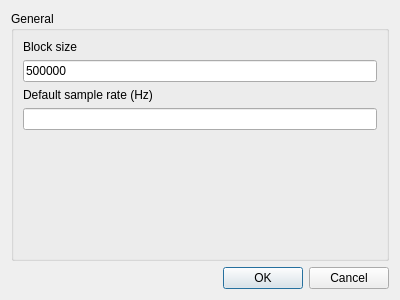
<?xml version="1.0" encoding="UTF-8"?>
<ui version="4.0">
 <class>Dialog</class>
 <widget class="QDialog" name="Dialog">
  <property name="geometry">
   <rect>
    <x>0</x>
    <y>0</y>
    <width>400</width>
    <height>300</height>
   </rect>
  </property>
  <property name="windowTitle">
   <string>Preference</string>
  </property>
  <layout class="QVBoxLayout" name="verticalLayout">
   <item>
    <widget class="QGroupBox" name="groupBox">
     <property name="title">
      <string>General</string>
     </property>
     <layout class="QVBoxLayout" name="verticalLayout_2">
      <item>
       <widget class="QLabel" name="label">
        <property name="text">
         <string>Block size</string>
        </property>
       </widget>
      </item>
      <item>
       <widget class="QLineEdit" name="lineEdit">
        <property name="text">
         <string>500000</string>
        </property>
       </widget>
      </item>
      <item>
       <widget class="QLabel" name="label_2">
        <property name="text">
         <string>Default sample rate (Hz)</string>
        </property>
       </widget>
      </item>
      <item>
       <widget class="QLineEdit" name="lineEdit_2"/>
      </item>
      <item>
       <spacer name="verticalSpacer">
        <property name="orientation">
         <enum>Qt::Vertical</enum>
        </property>
        <property name="sizeHint" stdset="0">
         <size>
          <width>20</width>
          <height>40</height>
         </size>
        </property>
       </spacer>
      </item>
     </layout>
    </widget>
   </item>
   <item>
    <widget class="QDialogButtonBox" name="buttonBox">
     <property name="orientation">
      <enum>Qt::Horizontal</enum>
     </property>
     <property name="standardButtons">
      <set>QDialogButtonBox::Cancel|QDialogButtonBox::Ok</set>
     </property>
    </widget>
   </item>
  </layout>
 </widget>
 <resources/>
 <connections>
  <connection>
   <sender>buttonBox</sender>
   <signal>accepted()</signal>
   <receiver>Dialog</receiver>
   <slot>accept()</slot>
   <hints>
    <hint type="sourcelabel">
     <x>227</x>
     <y>279</y>
    </hint>
    <hint type="destinationlabel">
     <x>157</x>
     <y>274</y>
    </hint>
   </hints>
  </connection>
  <connection>
   <sender>buttonBox</sender>
   <signal>rejected()</signal>
   <receiver>Dialog</receiver>
   <slot>reject()</slot>
   <hints>
    <hint type="sourcelabel">
     <x>295</x>
     <y>285</y>
    </hint>
    <hint type="destinationlabel">
     <x>286</x>
     <y>274</y>
    </hint>
   </hints>
  </connection>
 </connections>
</ui>
